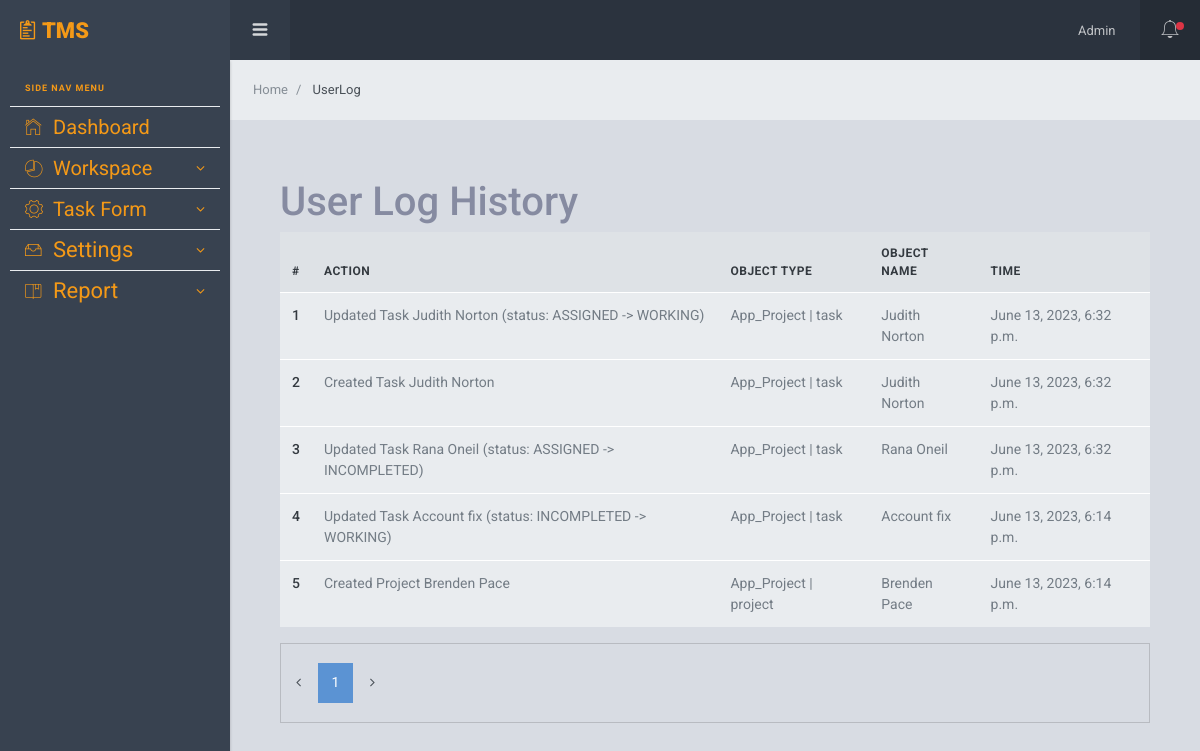
/userlog/log/ (signed in), run on an earlier commit of the app's database.
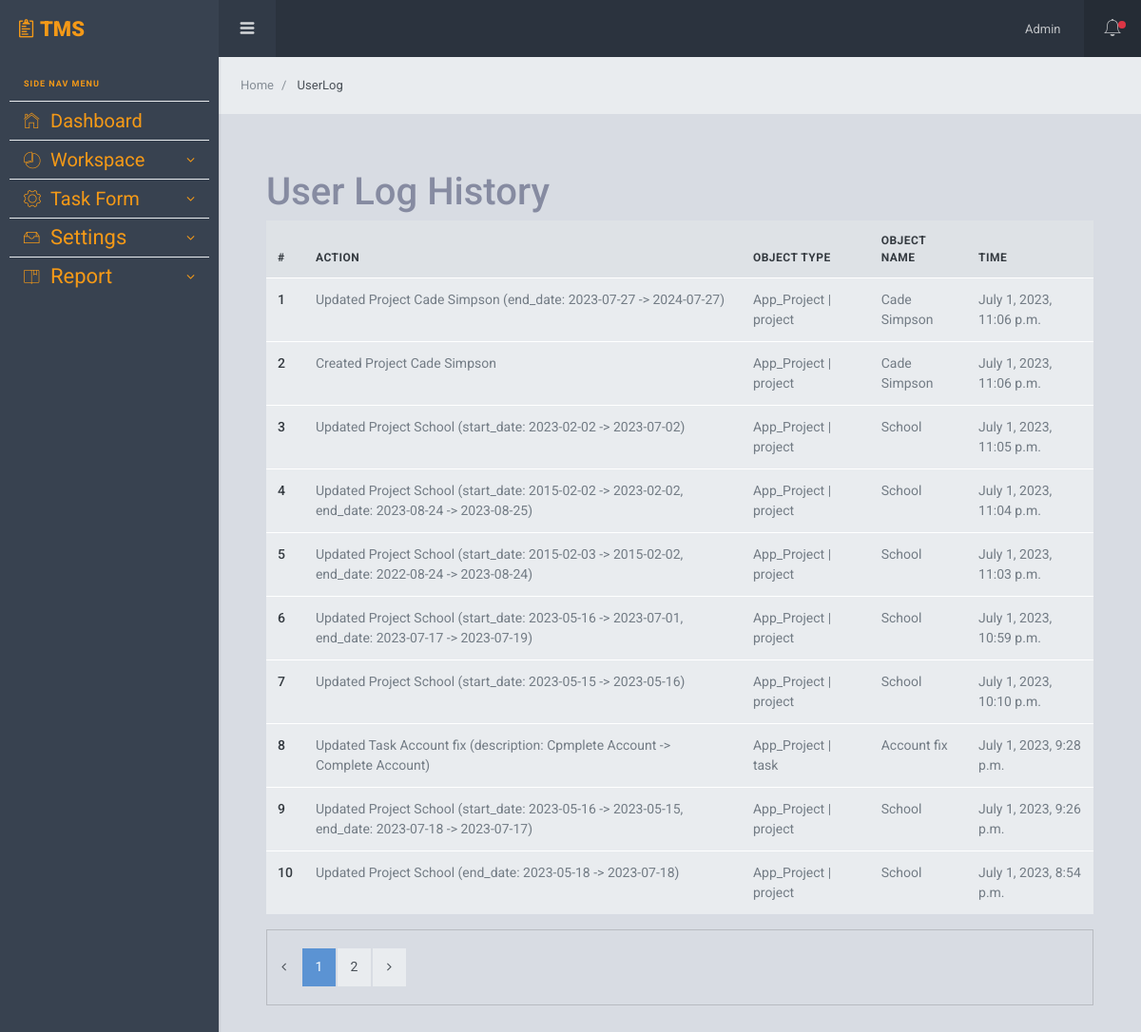
And on a later commit of the database.
### App_Userlog/models.py (models this page shows, shortened)
class UserLog(models.Model):
    user = models.ForeignKey(User, on_delete=models.CASCADE)
    action = models.CharField(max_length=255)
    timestamp = models.DateTimeField(auto_now_add=True)
    content_type = models.ForeignKey(ContentType, on_delete=models.SET_NULL, null=True)
    object_id = models.CharField(max_length=255)
    content_object = GenericForeignKey('content_type', 'object_id')

### App_Project/models.py (models this page shows, shortened)
class Task(models.Model):
    STATUS_CHOICES = (
        ('ASSIGNED', 'Assigned'),
        ('WORKING', 'Working'),
        ('COMPLETED', 'Completed'),
        ('INCOMPLETED', 'Incompleted'),
    )
    name = models.CharField(max_length=255)
    description = models.TextField(max_length=500, blank=True, null=True)
    start_date = models.DateTimeField()
    end_date = models.DateTimeField()
    project = models.ForeignKey(Project, on_delete=models.CASCADE, related_name = 'tasks')
    assigned_to = models.ManyToManyField(Employee, related_name='assigned_tasks')
    status = models.CharField(max_length=20, choices=STATUS_CHOICES, default='ASSIGNED')
    completed_by = models.ManyToManyField(Employee, related_name='completed_tasks', blank=True)
    created_at = models.DateTimeField(auto_now_add=True)
    updated_at = models.DateTimeField(auto_now=True)
    def __str__(self):
        return self.name

class Project(models.Model):
    name = models.CharField(max_length=255)
    description = models.TextField(max_length=500, blank=True, null=True)
    start_date = models.DateField()
    end_date = models.DateField()
    manager = models.ForeignKey(Employee, on_delete=models.CASCADE, related_name='managed_projects')
    employees = models.ManyToManyField(Employee, related_name='projects')
    def __str__(self):
        return self.name

### App_Userlog/views.py (the view)
# urls.py: path('log/', views.user_log, name='userlog'),
@login_required
def user_log(request):
    user_log = UserLog.objects.filter(user=request.user).order_by('-timestamp')
    paginator = Paginator(user_log, 10)
    page = request.GET.get('page')
    user_logs = paginator.get_page(page)
    context = {'user_logs': user_logs}
    return render(request, 'App_Userlog/log.html', context)

### templates/App_Userlog/log.html
{% extends 'layouts/base.html' %}
{% block span_block %}
    UserLog
{% endblock span_block %}
{% block body_block %}
<div class="sl-pagebody mg-t-10">
    <h1>User Log History</h1>
    <table class="table">
        <thead>
            <tr>
                <th scope="col">#</th>
                <th scope="col">Action</th>
                <th scope="col">Object Type</th>
                <th scope="col">Object Name</th>
                <th scope="col">Time</th>
            </tr>
        </thead>
        <tbody>
            {% for user_log in user_logs %}
            <tr>
                <th scope="row">{{ forloop.counter }}</th>
                <td>{{ user_log.action }}</td>
                <td>{{ user_log.content_type }}</td>
                <td>{{ user_log.content_object }}</td>
                <td>{{ user_log.timestamp }}</td>
            </tr>
            {% endfor %}
        </tbody>
    </table>
    <div class="ht-80 bd d-flex align-items-center justify-content-left">
        <nav aria-label="Page navigation">
          <ul class="pagination pagination-basic mg-b-0">
            {% if user_logs.has_previous %}
            <li class="page-item"><a class="page-link" href="?page={{ user_logs.previous_page_number }}">
              <span aria-hidden="true">
                <i class="fa fa-angle-left"></i>
             </span>
            </a></li>
            {% else %}
            <li class="page-item disabled">
                <a href="#" class="page-link" aria-label="Previous">
                    <span aria-hidden="true">
                        <i class="fa fa-angle-left"></i>
                    </span>
                </a>
            </li>
            {% endif %}
            {% for i in user_logs.paginator.page_range %}
                {% if user_logs.number == i %}
                    <li class="page-item active"><a href="?page={{ i }}" class="page-link">{{ i }}</a></li>
                {% else %}
                    <li class="page-item"><a href="?page={{ i }}" class="page-link">{{ i }}</a></li>
                {% endif %}
            {% endfor %}
            {% if user_logs.has_next %}
                <li class="page-item">
                    <a href="?page={{ user_logs.next_page_number }}" class="page-link" aria-label="Next">
                        <span aria-hidden="true">
                            <i class="fa fa-angle-right"></i>
                        </span>
                    </a>
                </li>
            {% else %}
                <li class="page-item disabled">
                    <a href="#" class="page-link" aria-label="Next">
                        <span aria-hidden="true">
                            <i class="fa fa-angle-right"></i>
                        </span>
                    </a>
                </li>
            {% endif %}
          </ul>
        </nav>
      </div>
</div>
{% endblock %}

What changed in the data, as far as the page shows it:
no longer on this page (row unchanged): UserLog: action "Updated Task Judith Norton (status: ASSIGNED -> WORKING)", content_type "App_Project | task", content_object "Judith Norton", timestamp "June 13, 2023, 6:32 p.m."
no longer on this page (row unchanged): UserLog: action "Created Task Judith Norton", content_type "App_Project | task", content_object "Judith Norton", timestamp "June 13, 2023, 6:32 p.m."
no longer on this page (row unchanged): UserLog: action "Updated Task Rana Oneil (status: ASSIGNED -> INCOMPLETED)", content_type "App_Project | task", content_object "Rana Oneil", timestamp "June 13, 2023, 6:32 p.m."
no longer on this page (row unchanged): UserLog: action "Updated Task Account fix (status: INCOMPLETED -> WORKING)", content_type "App_Project | task", content_object "Account fix", timestamp "June 13, 2023, 6:14 p.m."
no longer on this page (row unchanged): UserLog: action "Created Project Brenden Pace", content_type "App_Project | project", content_object "Brenden Pace", timestamp "June 13, 2023, 6:14 p.m."
added UserLog: action "Updated Project Cade Simpson (end_date: 2023-07-27 -> 2024-07-27)", content_type "App_Project | project", content_object "Cade Simpson", timestamp "July 1, 2023, 11:06 p.m."
added UserLog: action "Created Project Cade Simpson", content_type "App_Project | project", content_object "Cade Simpson", timestamp "July 1, 2023, 11:06 p.m."
added UserLog: action "Updated Project School (start_date: 2023-02-02 -> 2023-07-02)", content_type "App_Project | project", content_object "School", timestamp "July 1, 2023, 11:05 p.m."
added UserLog: action "Updated Project School (start_date: 2015-02-02 -> 2023-02-02, end_date: 2023-08-24 -> 2023-08-25)", content_type "App_Project | project", content_object "School", timestamp "July 1, 2023, 11:04 p.m."
added UserLog: action "Updated Project School (start_date: 2015-02-03 -> 2015-02-02, end_date: 2022-08-24 -> 2023-08-24)", content_type "App_Project | project", content_object "School", timestamp "July 1, 2023, 11:03 p.m."
added UserLog: action "Updated Project School (start_date: 2023-05-16 -> 2023-07-01, end_date: 2023-07-17 -> 2023-07-19)", content_type "App_Project | project", content_object "School", timestamp "July 1, 2023, 10:59 p.m."
added UserLog: action "Updated Project School (start_date: 2023-05-15 -> 2023-05-16)", content_type "App_Project | project", content_object "School", timestamp "July 1, 2023, 10:10 p.m."
added UserLog: action "Updated Task Account fix (description: Cpmplete Account -> Complete Account)", content_type "App_Project | task", content_object "Account fix", timestamp "July 1, 2023, 9:28 p.m."
added UserLog: action "Updated Project School (start_date: 2023-05-16 -> 2023-05-15, end_date: 2023-07-18 -> 2023-07-17)", content_type "App_Project | project", content_object "School", timestamp "July 1, 2023, 9:26 p.m."
added UserLog: action "Updated Project School (end_date: 2023-05-18 -> 2023-07-18)", content_type "App_Project | project", content_object "School", timestamp "July 1, 2023, 8:54 p.m."
Also different on the page:
new list line: "2"
